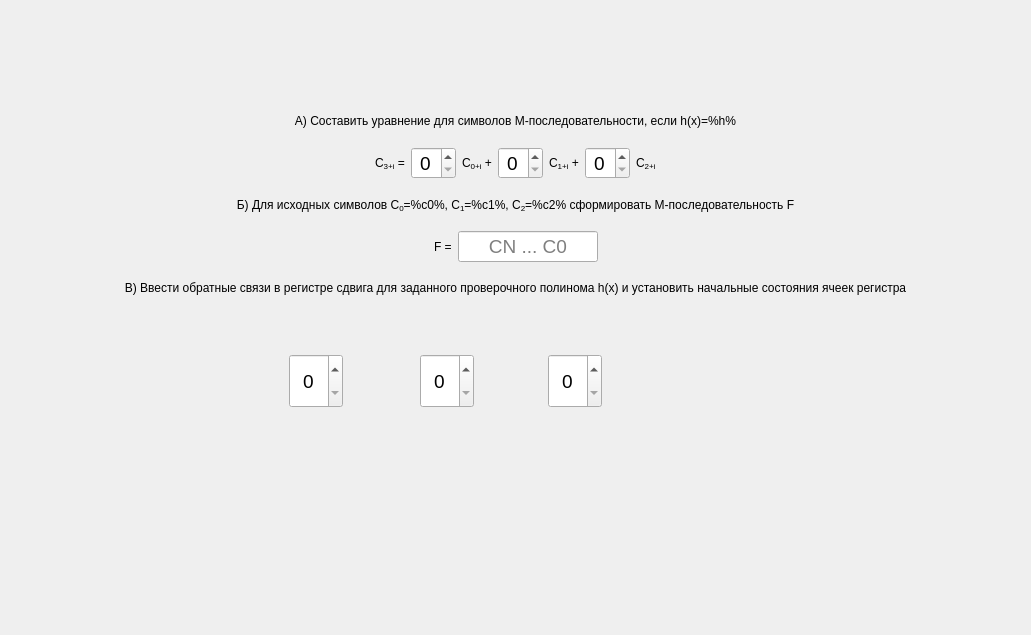
<?xml version="1.0" encoding="UTF-8"?>
<ui version="4.0">
 <class>ScreenTask1</class>
 <widget class="QFrame" name="ScreenTask1">
  <property name="geometry">
   <rect>
    <x>0</x>
    <y>0</y>
    <width>1031</width>
    <height>635</height>
   </rect>
  </property>
  <property name="windowTitle">
   <string>Frame</string>
  </property>
  <layout class="QGridLayout" name="gridLayout">
   <property name="leftMargin">
    <number>0</number>
   </property>
   <property name="topMargin">
    <number>0</number>
   </property>
   <property name="rightMargin">
    <number>0</number>
   </property>
   <property name="bottomMargin">
    <number>0</number>
   </property>
   <item row="0" column="0">
    <layout class="QVBoxLayout" name="verticalLayout">
     <item>
      <spacer name="verticalSpacer_2">
       <property name="orientation">
        <enum>Qt::Vertical</enum>
       </property>
       <property name="sizeHint" stdset="0">
        <size>
         <width>0</width>
         <height>0</height>
        </size>
       </property>
      </spacer>
     </item>
     <item>
      <widget class="QLabel" name="titleA">
       <property name="styleSheet">
        <string notr="true">font: 75 16pt &quot;MS Shell Dlg 2&quot;;</string>
       </property>
       <property name="text">
        <string>A) Составить уравнение для символов М-последовательности, если h(x)=%h%</string>
       </property>
       <property name="alignment">
        <set>Qt::AlignCenter</set>
       </property>
       <property name="wordWrap">
        <bool>true</bool>
       </property>
      </widget>
     </item>
     <item>
      <spacer name="verticalSpacer_3">
       <property name="orientation">
        <enum>Qt::Vertical</enum>
       </property>
       <property name="sizeType">
        <enum>QSizePolicy::Minimum</enum>
       </property>
       <property name="sizeHint" stdset="0">
        <size>
         <width>0</width>
         <height>13</height>
        </size>
       </property>
      </spacer>
     </item>
     <item>
      <layout class="QHBoxLayout" name="horizontalLayout">
       <item>
        <spacer name="horizontalSpacer">
         <property name="orientation">
          <enum>Qt::Horizontal</enum>
         </property>
         <property name="sizeHint" stdset="0">
          <size>
           <width>0</width>
           <height>0</height>
          </size>
         </property>
        </spacer>
       </item>
       <item>
        <widget class="QLabel" name="label_2">
         <property name="styleSheet">
          <string notr="true">font: 75 14pt &quot;MS Shell Dlg 2&quot;;</string>
         </property>
         <property name="text">
          <string>C&lt;sub&gt;3+i&lt;/sub&gt; =</string>
         </property>
        </widget>
       </item>
       <item>
        <widget class="QSpinBox" name="inputA0">
         <property name="sizePolicy">
          <sizepolicy hsizetype="Minimum" vsizetype="Fixed">
           <horstretch>0</horstretch>
           <verstretch>0</verstretch>
          </sizepolicy>
         </property>
         <property name="minimumSize">
          <size>
           <width>45</width>
           <height>30</height>
          </size>
         </property>
         <property name="font">
          <font>
           <pointsize>14</pointsize>
          </font>
         </property>
         <property name="alignment">
          <set>Qt::AlignCenter</set>
         </property>
         <property name="maximum">
          <number>1</number>
         </property>
        </widget>
       </item>
       <item>
        <widget class="QLabel" name="label_3">
         <property name="styleSheet">
          <string notr="true">font: 75 14pt &quot;MS Shell Dlg 2&quot;;</string>
         </property>
         <property name="text">
          <string>C&lt;sub&gt;0+i&lt;/sub&gt; +</string>
         </property>
        </widget>
       </item>
       <item>
        <widget class="QSpinBox" name="inputA1">
         <property name="sizePolicy">
          <sizepolicy hsizetype="Minimum" vsizetype="Fixed">
           <horstretch>0</horstretch>
           <verstretch>0</verstretch>
          </sizepolicy>
         </property>
         <property name="minimumSize">
          <size>
           <width>45</width>
           <height>30</height>
          </size>
         </property>
         <property name="font">
          <font>
           <pointsize>14</pointsize>
          </font>
         </property>
         <property name="alignment">
          <set>Qt::AlignCenter</set>
         </property>
         <property name="maximum">
          <number>1</number>
         </property>
        </widget>
       </item>
       <item>
        <widget class="QLabel" name="label_4">
         <property name="styleSheet">
          <string notr="true">font: 75 14pt &quot;MS Shell Dlg 2&quot;;</string>
         </property>
         <property name="text">
          <string>C&lt;sub&gt;1+i&lt;/sub&gt; +</string>
         </property>
        </widget>
       </item>
       <item>
        <widget class="QSpinBox" name="inputA2">
         <property name="sizePolicy">
          <sizepolicy hsizetype="Minimum" vsizetype="Fixed">
           <horstretch>0</horstretch>
           <verstretch>0</verstretch>
          </sizepolicy>
         </property>
         <property name="minimumSize">
          <size>
           <width>45</width>
           <height>30</height>
          </size>
         </property>
         <property name="font">
          <font>
           <pointsize>14</pointsize>
          </font>
         </property>
         <property name="alignment">
          <set>Qt::AlignCenter</set>
         </property>
         <property name="maximum">
          <number>1</number>
         </property>
        </widget>
       </item>
       <item>
        <widget class="QLabel" name="label_5">
         <property name="styleSheet">
          <string notr="true">font: 75 14pt &quot;MS Shell Dlg 2&quot;;</string>
         </property>
         <property name="text">
          <string>C&lt;sub&gt;2+i&lt;/sub&gt;</string>
         </property>
        </widget>
       </item>
       <item>
        <spacer name="horizontalSpacer_2">
         <property name="orientation">
          <enum>Qt::Horizontal</enum>
         </property>
         <property name="sizeHint" stdset="0">
          <size>
           <width>0</width>
           <height>0</height>
          </size>
         </property>
        </spacer>
       </item>
      </layout>
     </item>
     <item>
      <spacer name="verticalSpacer_4">
       <property name="orientation">
        <enum>Qt::Vertical</enum>
       </property>
       <property name="sizeType">
        <enum>QSizePolicy::Minimum</enum>
       </property>
       <property name="sizeHint" stdset="0">
        <size>
         <width>0</width>
         <height>13</height>
        </size>
       </property>
      </spacer>
     </item>
     <item>
      <widget class="QLabel" name="titleB">
       <property name="styleSheet">
        <string notr="true">font: 75 16pt &quot;MS Shell Dlg 2&quot;;</string>
       </property>
       <property name="text">
        <string>Б) Для исходных символов C&lt;sub&gt;0&lt;/sub&gt;=%c0%, C&lt;sub&gt;1&lt;/sub&gt;=%c1%, C&lt;sub&gt;2&lt;/sub&gt;=%c2% сформировать М-последовательность F</string>
       </property>
       <property name="alignment">
        <set>Qt::AlignCenter</set>
       </property>
       <property name="wordWrap">
        <bool>true</bool>
       </property>
      </widget>
     </item>
     <item>
      <spacer name="verticalSpacer_5">
       <property name="orientation">
        <enum>Qt::Vertical</enum>
       </property>
       <property name="sizeType">
        <enum>QSizePolicy::Minimum</enum>
       </property>
       <property name="sizeHint" stdset="0">
        <size>
         <width>0</width>
         <height>13</height>
        </size>
       </property>
      </spacer>
     </item>
     <item>
      <layout class="QHBoxLayout" name="horizontalLayout_2">
       <item>
        <spacer name="horizontalSpacer_3">
         <property name="orientation">
          <enum>Qt::Horizontal</enum>
         </property>
         <property name="sizeHint" stdset="0">
          <size>
           <width>0</width>
           <height>0</height>
          </size>
         </property>
        </spacer>
       </item>
       <item>
        <widget class="QLabel" name="label_6">
         <property name="styleSheet">
          <string notr="true">font: 75 14pt &quot;MS Shell Dlg 2&quot;;</string>
         </property>
         <property name="text">
          <string>F =</string>
         </property>
        </widget>
       </item>
       <item>
        <widget class="QLineEdit" name="inputB">
         <property name="sizePolicy">
          <sizepolicy hsizetype="Fixed" vsizetype="Fixed">
           <horstretch>0</horstretch>
           <verstretch>0</verstretch>
          </sizepolicy>
         </property>
         <property name="maximumSize">
          <size>
           <width>140</width>
           <height>16777215</height>
          </size>
         </property>
         <property name="font">
          <font>
           <pointsize>14</pointsize>
          </font>
         </property>
         <property name="maxLength">
          <number>7</number>
         </property>
         <property name="alignment">
          <set>Qt::AlignCenter</set>
         </property>
         <property name="placeholderText">
          <string>CN ... C0</string>
         </property>
        </widget>
       </item>
       <item>
        <spacer name="horizontalSpacer_4">
         <property name="orientation">
          <enum>Qt::Horizontal</enum>
         </property>
         <property name="sizeHint" stdset="0">
          <size>
           <width>0</width>
           <height>0</height>
          </size>
         </property>
        </spacer>
       </item>
      </layout>
     </item>
     <item>
      <spacer name="verticalSpacer_6">
       <property name="orientation">
        <enum>Qt::Vertical</enum>
       </property>
       <property name="sizeType">
        <enum>QSizePolicy::Minimum</enum>
       </property>
       <property name="sizeHint" stdset="0">
        <size>
         <width>0</width>
         <height>13</height>
        </size>
       </property>
      </spacer>
     </item>
     <item>
      <widget class="QLabel" name="title_3">
       <property name="styleSheet">
        <string notr="true">font: 75 16pt &quot;MS Shell Dlg 2&quot;;</string>
       </property>
       <property name="text">
        <string>В) Ввести обратные связи в регистре сдвига для заданного проверочного полинома h(x) и установить начальные состояния ячеек регистра</string>
       </property>
       <property name="alignment">
        <set>Qt::AlignCenter</set>
       </property>
       <property name="wordWrap">
        <bool>true</bool>
       </property>
      </widget>
     </item>
     <item>
      <spacer name="verticalSpacer_7">
       <property name="orientation">
        <enum>Qt::Vertical</enum>
       </property>
       <property name="sizeType">
        <enum>QSizePolicy::Minimum</enum>
       </property>
       <property name="sizeHint" stdset="0">
        <size>
         <width>0</width>
         <height>13</height>
        </size>
       </property>
      </spacer>
     </item>
     <item>
      <layout class="QHBoxLayout" name="horizontalLayout_3">
       <item>
        <spacer name="horizontalSpacer_5">
         <property name="orientation">
          <enum>Qt::Horizontal</enum>
         </property>
         <property name="sizeHint" stdset="0">
          <size>
           <width>0</width>
           <height>0</height>
          </size>
         </property>
        </spacer>
       </item>
       <item>
        <widget class="QWidget" name="widget" native="true">
         <property name="enabled">
          <bool>true</bool>
         </property>
         <property name="sizePolicy">
          <sizepolicy hsizetype="Fixed" vsizetype="Fixed">
           <horstretch>0</horstretch>
           <verstretch>0</verstretch>
          </sizepolicy>
         </property>
         <property name="minimumSize">
          <size>
           <width>537</width>
           <height>207</height>
          </size>
         </property>
         <property name="maximumSize">
          <size>
           <width>537</width>
           <height>207</height>
          </size>
         </property>
         <widget class="QLabel" name="label">
          <property name="geometry">
           <rect>
            <x>0</x>
            <y>0</y>
            <width>537</width>
            <height>207</height>
           </rect>
          </property>
          <property name="sizePolicy">
           <sizepolicy hsizetype="Fixed" vsizetype="Fixed">
            <horstretch>0</horstretch>
            <verstretch>0</verstretch>
           </sizepolicy>
          </property>
          <property name="minimumSize">
           <size>
            <width>537</width>
            <height>207</height>
           </size>
          </property>
          <property name="maximumSize">
           <size>
            <width>537</width>
            <height>207</height>
           </size>
          </property>
          <property name="text">
           <string>&lt;html&gt;&lt;head/&gt;&lt;body&gt;&lt;p&gt;&lt;img src=&quot;:/img/objects/circuit-template.png&quot;/&gt;&lt;/p&gt;&lt;/body&gt;&lt;/html&gt;</string>
          </property>
         </widget>
         <widget class="QSpinBox" name="inputC2">
          <property name="geometry">
           <rect>
            <x>42</x>
            <y>40</y>
            <width>54</width>
            <height>54</height>
           </rect>
          </property>
          <property name="sizePolicy">
           <sizepolicy hsizetype="Fixed" vsizetype="Fixed">
            <horstretch>0</horstretch>
            <verstretch>0</verstretch>
           </sizepolicy>
          </property>
          <property name="minimumSize">
           <size>
            <width>50</width>
            <height>54</height>
           </size>
          </property>
          <property name="font">
           <font>
            <pointsize>14</pointsize>
           </font>
          </property>
          <property name="alignment">
           <set>Qt::AlignCenter</set>
          </property>
          <property name="maximum">
           <number>1</number>
          </property>
         </widget>
         <widget class="QSpinBox" name="inputC1">
          <property name="geometry">
           <rect>
            <x>173</x>
            <y>40</y>
            <width>54</width>
            <height>54</height>
           </rect>
          </property>
          <property name="sizePolicy">
           <sizepolicy hsizetype="Fixed" vsizetype="Fixed">
            <horstretch>0</horstretch>
            <verstretch>0</verstretch>
           </sizepolicy>
          </property>
          <property name="minimumSize">
           <size>
            <width>50</width>
            <height>54</height>
           </size>
          </property>
          <property name="font">
           <font>
            <pointsize>14</pointsize>
           </font>
          </property>
          <property name="alignment">
           <set>Qt::AlignCenter</set>
          </property>
          <property name="maximum">
           <number>1</number>
          </property>
         </widget>
         <widget class="QSpinBox" name="inputC0">
          <property name="geometry">
           <rect>
            <x>301</x>
            <y>40</y>
            <width>54</width>
            <height>54</height>
           </rect>
          </property>
          <property name="sizePolicy">
           <sizepolicy hsizetype="Fixed" vsizetype="Fixed">
            <horstretch>0</horstretch>
            <verstretch>0</verstretch>
           </sizepolicy>
          </property>
          <property name="minimumSize">
           <size>
            <width>50</width>
            <height>54</height>
           </size>
          </property>
          <property name="font">
           <font>
            <pointsize>14</pointsize>
           </font>
          </property>
          <property name="alignment">
           <set>Qt::AlignCenter</set>
          </property>
          <property name="maximum">
           <number>1</number>
          </property>
         </widget>
         <widget class="ClickableQLabel" name="relayOnH2">
          <property name="geometry">
           <rect>
            <x>117</x>
            <y>65</y>
            <width>33</width>
            <height>90</height>
           </rect>
          </property>
          <property name="sizePolicy">
           <sizepolicy hsizetype="Fixed" vsizetype="Fixed">
            <horstretch>0</horstretch>
            <verstretch>0</verstretch>
           </sizepolicy>
          </property>
          <property name="minimumSize">
           <size>
            <width>33</width>
            <height>90</height>
           </size>
          </property>
          <property name="maximumSize">
           <size>
            <width>33</width>
            <height>90</height>
           </size>
          </property>
          <property name="cursor">
           <cursorShape>PointingHandCursor</cursorShape>
          </property>
          <property name="text">
           <string>&lt;html&gt;&lt;head/&gt;&lt;body&gt;&lt;p&gt;&lt;img src=&quot;:img/objects/relay-on.png&quot;/&gt;&lt;/p&gt;&lt;/body&gt;&lt;/html&gt;</string>
          </property>
         </widget>
         <widget class="ClickableQLabel" name="relayOnH1">
          <property name="geometry">
           <rect>
            <x>247</x>
            <y>65</y>
            <width>33</width>
            <height>90</height>
           </rect>
          </property>
          <property name="sizePolicy">
           <sizepolicy hsizetype="Fixed" vsizetype="Fixed">
            <horstretch>0</horstretch>
            <verstretch>0</verstretch>
           </sizepolicy>
          </property>
          <property name="minimumSize">
           <size>
            <width>33</width>
            <height>90</height>
           </size>
          </property>
          <property name="maximumSize">
           <size>
            <width>33</width>
            <height>90</height>
           </size>
          </property>
          <property name="cursor">
           <cursorShape>PointingHandCursor</cursorShape>
          </property>
          <property name="text">
           <string>&lt;html&gt;&lt;head/&gt;&lt;body&gt;&lt;p&gt;&lt;img src=&quot;:img/objects/relay-on.png&quot;/&gt;&lt;/p&gt;&lt;/body&gt;&lt;/html&gt;</string>
          </property>
         </widget>
         <widget class="ClickableQLabel" name="relayOffH2">
          <property name="geometry">
           <rect>
            <x>117</x>
            <y>65</y>
            <width>37</width>
            <height>90</height>
           </rect>
          </property>
          <property name="sizePolicy">
           <sizepolicy hsizetype="Fixed" vsizetype="Fixed">
            <horstretch>0</horstretch>
            <verstretch>0</verstretch>
           </sizepolicy>
          </property>
          <property name="minimumSize">
           <size>
            <width>37</width>
            <height>90</height>
           </size>
          </property>
          <property name="maximumSize">
           <size>
            <width>37</width>
            <height>90</height>
           </size>
          </property>
          <property name="cursor">
           <cursorShape>PointingHandCursor</cursorShape>
          </property>
          <property name="text">
           <string>&lt;html&gt;&lt;head/&gt;&lt;body&gt;&lt;p&gt;&lt;img src=&quot;:/img/objects/relay-off.png&quot;/&gt;&lt;/p&gt;&lt;/body&gt;&lt;/html&gt;</string>
          </property>
         </widget>
         <widget class="ClickableQLabel" name="relayOffH1">
          <property name="geometry">
           <rect>
            <x>247</x>
            <y>65</y>
            <width>37</width>
            <height>90</height>
           </rect>
          </property>
          <property name="sizePolicy">
           <sizepolicy hsizetype="Fixed" vsizetype="Fixed">
            <horstretch>0</horstretch>
            <verstretch>0</verstretch>
           </sizepolicy>
          </property>
          <property name="minimumSize">
           <size>
            <width>37</width>
            <height>90</height>
           </size>
          </property>
          <property name="maximumSize">
           <size>
            <width>37</width>
            <height>90</height>
           </size>
          </property>
          <property name="cursor">
           <cursorShape>PointingHandCursor</cursorShape>
          </property>
          <property name="text">
           <string>&lt;html&gt;&lt;head/&gt;&lt;body&gt;&lt;p&gt;&lt;img src=&quot;:/img/objects/relay-off.png&quot;/&gt;&lt;/p&gt;&lt;/body&gt;&lt;/html&gt;</string>
          </property>
         </widget>
        </widget>
       </item>
       <item>
        <spacer name="horizontalSpacer_6">
         <property name="orientation">
          <enum>Qt::Horizontal</enum>
         </property>
         <property name="sizeHint" stdset="0">
          <size>
           <width>0</width>
           <height>0</height>
          </size>
         </property>
        </spacer>
       </item>
      </layout>
     </item>
     <item>
      <spacer name="verticalSpacer">
       <property name="orientation">
        <enum>Qt::Vertical</enum>
       </property>
       <property name="sizeHint" stdset="0">
        <size>
         <width>0</width>
         <height>0</height>
        </size>
       </property>
      </spacer>
     </item>
    </layout>
   </item>
  </layout>
 </widget>
 <customwidgets>
  <customwidget>
   <class>ClickableQLabel</class>
   <extends>QLabel</extends>
   <header>view/clickableqlabel.h</header>
  </customwidget>
 </customwidgets>
 <resources/>
 <connections/>
</ui>
